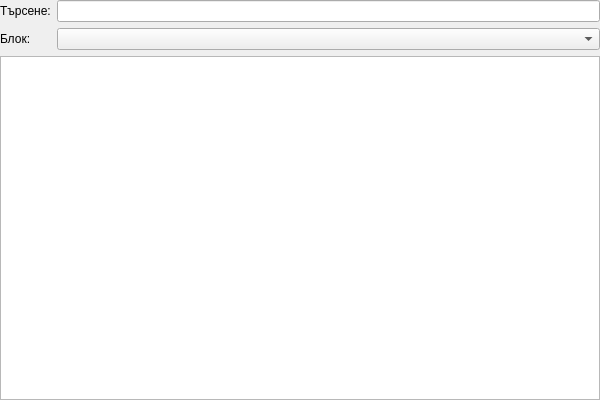
<?xml version="1.0" encoding="UTF-8"?>
<ui version="4.0">
 <class>ProcedureListViewClass</class>
 <widget class="QWidget" name="ProcedureListViewClass">
  <property name="geometry">
   <rect>
    <x>0</x>
    <y>0</y>
    <width>600</width>
    <height>400</height>
   </rect>
  </property>
  <property name="windowTitle">
   <string>ProcedureListView</string>
  </property>
  <layout class="QVBoxLayout" name="verticalLayout">
   <property name="leftMargin">
    <number>0</number>
   </property>
   <property name="topMargin">
    <number>0</number>
   </property>
   <property name="rightMargin">
    <number>0</number>
   </property>
   <property name="bottomMargin">
    <number>0</number>
   </property>
   <item>
    <layout class="QHBoxLayout" name="horizontalLayout">
     <item>
      <layout class="QVBoxLayout" name="verticalLayout_4">
       <property name="leftMargin">
        <number>0</number>
       </property>
       <item>
        <widget class="QLabel" name="label">
         <property name="text">
          <string>Търсене:</string>
         </property>
        </widget>
       </item>
       <item>
        <widget class="QLabel" name="label_2">
         <property name="text">
          <string>Блок:</string>
         </property>
        </widget>
       </item>
      </layout>
     </item>
     <item>
      <layout class="QVBoxLayout" name="verticalLayout_5">
       <property name="leftMargin">
        <number>0</number>
       </property>
       <item>
        <widget class="QLineEdit" name="searchEdit"/>
       </item>
       <item>
        <widget class="QComboBox" name="sectionCombo"/>
       </item>
      </layout>
     </item>
    </layout>
   </item>
   <item>
    <widget class="QTableView" name="tableView"/>
   </item>
  </layout>
 </widget>
 <layoutdefault spacing="6" margin="11"/>
 <resources/>
 <connections/>
</ui>
